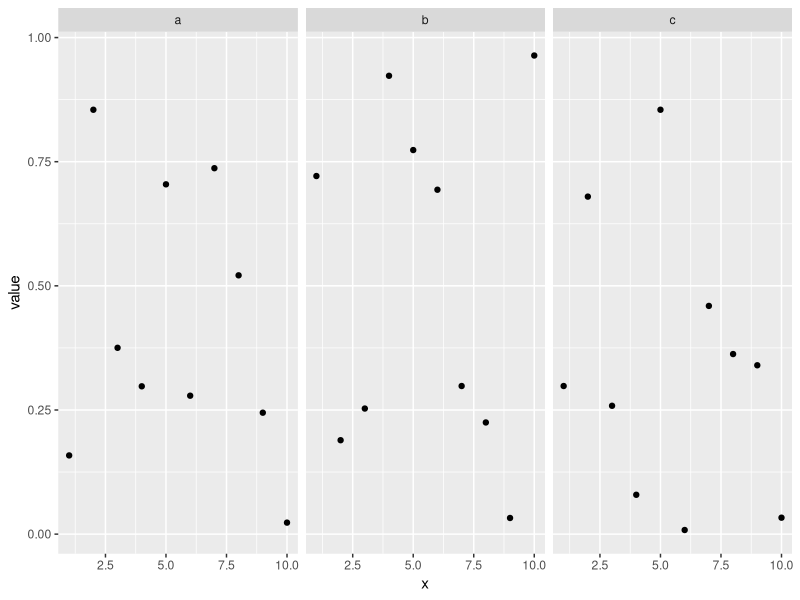

The R script that drew this image: (Note: this script raises an error after producing the figure.)
#https://www.r-bloggers.com/identify-describe-plot-and-remove-the-outliers-from-the-dataset/
outlierKD <- function(dt, var) {
  var_name <- eval(substitute(var),eval(dt))
  tot <- sum(!is.na(var_name))
  na1 <- sum(is.na(var_name))
  m1 <- mean(var_name, na.rm = T)
  par(mfrow=c(2, 2), oma=c(0,0,3,0))
  boxplot(var_name, main="With outliers")
  hist(var_name, main="With outliers", xlab=NA, ylab=NA)
  outlier <- boxplot.stats(var_name)$out
  mo <- mean(outlier)
  var_name <- ifelse(var_name %in% outlier, NA, var_name)
  boxplot(var_name, main="Without outliers")
  hist(var_name, main="Without outliers", xlab=NA, ylab=NA)
  title("Outlier Check", outer=TRUE)
  na2 <- sum(is.na(var_name))
  cat("Outliers identified:", na2 - na1, "\n")
  cat("Propotion (%) of outliers:", round((na2 - na1) / tot*100, 1), "\n")
  cat("Mean of the outliers:", round(mo, 2), "\n")
  m2 <- mean(var_name, na.rm = T)
  cat("Mean without removing outliers:", round(m1, 2), "\n")
  cat("Mean if we remove outliers:", round(m2, 2), "\n")
  response <- readline(prompt="Do you want to remove outliers and to replace with NA? [yes/no]: ")
  if(response == "y" | response == "yes"){
    dt[as.character(substitute(var))] <- invisible(var_name)
    assign(as.character(as.list(match.call())$dt), dt, envir = .GlobalEnv)
    cat("Outliers successfully removed", "\n")
    return(invisible(dt))
  } else{
    cat("Nothing changed", "\n")
    return(invisible(var_name))
  }
}

## Plotting data -----
# http://stackoverflow.com/questions/10151123/how-to-specify-columns-in-facet-grid-or-how-to-change-labels-in-facet-wrap

library("ggplot2")
library("reshape2")

#example: 
df <- data.frame(x=1:10,
                 a=runif(10),
                 b=runif(10),
                 c=runif(10))

#melt your data
df_melt <- reshape2::melt(df,"x")

#scatterplot per group
ggplot(df_melt,aes(x,value)) +
  geom_point() +
  facet_grid(.~variable)


# example 2
df_melt2 <-reshape2::melt(Training_data_regression, "Position_change") # %>% dplyr::filter(variable %in% c("assets", "bps"))

ggplot(df_melt2,aes(x = value, y = Position_change)) +
  geom_point() +
  facet_wrap(~ variable, scales = "free", ncol = 5)